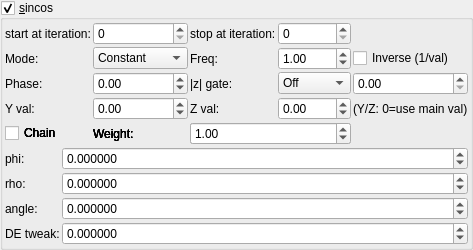
    <widget class="MyGroupBox" name="groupCheck_transf_function_enabledC_false">
     <property name="title">
      <string>&amp;sincos</string>
     </property>
     <property name="checkable">
      <bool>true</bool>
     </property>
     <layout class="QVBoxLayout" name="verticalLayout_10" stretch="0,0">
      <property name="spacing">
       <number>2</number>
      </property>
      <property name="leftMargin">
       <number>2</number>
      </property>
      <property name="topMargin">
       <number>2</number>
      </property>
      <property name="rightMargin">
       <number>2</number>
      </property>
      <property name="bottomMargin">
       <number>2</number>
      </property>
      <item>
       <layout class="QGridLayout" name="gridLayout_65">
        <property name="spacing">
         <number>2</number>
        </property>
        <item row="0" column="0">
         <widget class="QLabel" name="label_250">
          <property name="text">
           <string>start at iteration:</string>
          </property>
         </widget>
        </item>
        <item row="0" column="1">
         <widget class="MySpinBox" name="spinboxInt_transf_start_iterations_C">
          <property name="sizePolicy">
           <sizepolicy hsizetype="Minimum" vsizetype="Maximum">
            <horstretch>0</horstretch>
            <verstretch>0</verstretch>
           </sizepolicy>
          </property>
          <property name="maximum">
           <number>999</number>
          </property>
         </widget>
        </item>
        <item row="0" column="2">
         <widget class="QLabel" name="label_251">
          <property name="text">
           <string>stop at iteration:</string>
          </property>
         </widget>
        </item>
        <item row="0" column="3">
         <widget class="MySpinBox" name="spinboxInt_transf_stop_iterations_C1">
          <property name="sizePolicy">
           <sizepolicy hsizetype="Minimum" vsizetype="Maximum">
            <horstretch>0</horstretch>
            <verstretch>0</verstretch>
           </sizepolicy>
          </property>
          <property name="maximum">
           <number>999</number>
          </property>
         </widget>
        </item>
      <item row="1" column="0">
       <widget class="QLabel"><property name="text"><string>Mode:</string></property></widget>
      </item>
      <item row="1" column="1">
       <widget class="MyComboBox" name="comboBox_transf_multiplier_value_mode_2">
        <item><property name="text"><string notr="true">Constant</string></property></item>
        <item><property name="text"><string notr="true">Sine</string></property></item>
        <item><property name="text"><string notr="true">Ramp</string></property></item>
        <item><property name="text"><string notr="true">Exponential</string></property></item>
        <item><property name="text"><string notr="true">Triangle</string></property></item>
        <item><property name="text"><string notr="true">Square</string></property></item>
        <item><property name="text"><string notr="true">Smoothstep</string></property></item>
        <item><property name="text"><string notr="true">Noise</string></property></item>
        <item><property name="text"><string notr="true">Ping-pong</string></property></item>
        <item><property name="text"><string notr="true">Stepped</string></property></item>
       </widget>
      </item>
      <item row="1" column="2">
       <widget class="QLabel"><property name="text"><string>Freq:</string></property></widget>
      </item>
      <item row="1" column="3">
       <widget class="MyDoubleSpinBox" name="spinbox_transf_multiplier_frequency_2">
        <property name="minimum"><double>0.01</double></property><property name="maximum"><double>100.0</double></property>
        <property name="singleStep"><double>0.1</double></property><property name="value"><double>1.0</double></property>
       </widget>
      </item>
      <item row="1" column="4" colspan="2">
       <widget class="MyCheckBox" name="checkBox_transf_multiplier_inverse_2">
        <property name="text"><string>Inverse (1/val)</string></property>
       </widget>
      </item>
      <item row="2" column="0">
       <widget class="QLabel"><property name="text"><string>Phase:</string></property></widget>
      </item>
      <item row="2" column="1">
       <widget class="MyDoubleSpinBox" name="spinbox_transf_multiplier_phase_2">
        <property name="minimum"><double>-10.0</double></property><property name="maximum"><double>10.0</double></property>
        <property name="singleStep"><double>0.1</double></property><property name="value"><double>0.0</double></property>
       </widget>
      </item>
      <item row="2" column="2">
       <widget class="QLabel"><property name="text"><string>|z| gate:</string></property></widget>
      </item>
      <item row="2" column="3">
       <widget class="MyComboBox" name="comboBox_transf_multiplier_threshold_mode_2">
        <item><property name="text"><string notr="true">Off</string></property></item>
        <item><property name="text"><string notr="true">&gt; thresh</string></property></item>
        <item><property name="text"><string notr="true">&lt; thresh</string></property></item>
       </widget>
      </item>
      <item row="2" column="4" colspan="2">
       <widget class="MyDoubleSpinBox" name="spinbox_transf_multiplier_threshold_2">
        <property name="minimum"><double>0.0</double></property><property name="maximum"><double>1000.0</double></property>
        <property name="singleStep"><double>0.1</double></property><property name="value"><double>0.0</double></property>
       </widget>
      </item>
      <item row="3" column="0">
       <widget class="QLabel"><property name="text"><string>Y val:</string></property></widget>
      </item>
      <item row="3" column="1">
       <widget class="MyDoubleSpinBox" name="spinbox_transf_multiplier_scale_y_2">
        <property name="minimum"><double>-100.0</double></property><property name="maximum"><double>100.0</double></property>
        <property name="singleStep"><double>0.01</double></property><property name="value"><double>0.0</double></property>
       </widget>
      </item>
      <item row="3" column="2">
       <widget class="QLabel"><property name="text"><string>Z val:</string></property></widget>
      </item>
      <item row="3" column="3">
       <widget class="MyDoubleSpinBox" name="spinbox_transf_multiplier_scale_z_2">
        <property name="minimum"><double>-100.0</double></property><property name="maximum"><double>100.0</double></property>
        <property name="singleStep"><double>0.01</double></property><property name="value"><double>0.0</double></property>
       </widget>
      </item>
      <item row="3" column="4" colspan="2">
       <widget class="QLabel"><property name="text"><string notr="true">(Y/Z: 0=use main val)</string></property></widget>
      </item>
      <item row="4" column="0">
       <widget class="MyCheckBox" name="checkBox_transf_multiplier_chain_5">
        <property name="text"><string>Chain</string></property>
       </widget>
      </item>
      <item row="4" column="1">
       <widget class="QLabel"><property name="text"><string>Weight:</string></property></widget>
      </item>
      <item row="4" column="2" colspan="2">
       <widget class="MyDoubleSpinBox" name="spinbox_transf_multiplier_weight_5">
        <property name="minimum"><double>0.0</double></property><property name="maximum"><double>10.0</double></property>
        <property name="singleStep"><double>0.1</double></property><property name="value"><double>1.0</double></property>
       </widget>
      </item>
      <item row="4" column="0">
       <widget class="MyCheckBox" name="checkBox_transf_multiplier_chain_4">
        <property name="text"><string>Chain</string></property>
       </widget>
      </item>
      <item row="4" column="1">
       <widget class="QLabel"><property name="text"><string>Weight:</string></property></widget>
      </item>
      <item row="4" column="2" colspan="2">
       <widget class="MyDoubleSpinBox" name="spinbox_transf_multiplier_weight_4">
        <property name="minimum"><double>0.0</double></property><property name="maximum"><double>10.0</double></property>
        <property name="singleStep"><double>0.1</double></property><property name="value"><double>1.0</double></property>
       </widget>
      </item>
      <item row="4" column="0">
       <widget class="MyCheckBox" name="checkBox_transf_multiplier_chain_3">
        <property name="text"><string>Chain</string></property>
       </widget>
      </item>
      <item row="4" column="1">
       <widget class="QLabel"><property name="text"><string>Weight:</string></property></widget>
      </item>
      <item row="4" column="2" colspan="2">
       <widget class="MyDoubleSpinBox" name="spinbox_transf_multiplier_weight_3">
        <property name="minimum"><double>0.0</double></property><property name="maximum"><double>10.0</double></property>
        <property name="singleStep"><double>0.1</double></property><property name="value"><double>1.0</double></property>
       </widget>
      </item>
      <item row="4" column="0">
       <widget class="MyCheckBox" name="checkBox_transf_multiplier_chain_2">
        <property name="text"><string>Chain</string></property>
       </widget>
      </item>
      <item row="4" column="1">
       <widget class="QLabel"><property name="text"><string>Weight:</string></property></widget>
      </item>
      <item row="4" column="2" colspan="2">
       <widget class="MyDoubleSpinBox" name="spinbox_transf_multiplier_weight_2">
        <property name="minimum"><double>0.0</double></property><property name="maximum"><double>10.0</double></property>
        <property name="singleStep"><double>0.1</double></property><property name="value"><double>1.0</double></property>
       </widget>
      </item>
      <item row="4" column="0">
       <widget class="MyCheckBox" name="checkBox_transf_multiplier_chain_1">
        <property name="text"><string>Chain</string></property>
       </widget>
      </item>
      <item row="4" column="1">
       <widget class="QLabel"><property name="text"><string>Weight:</string></property></widget>
      </item>
      <item row="4" column="2" colspan="2">
       <widget class="MyDoubleSpinBox" name="spinbox_transf_multiplier_weight_1">
        <property name="minimum"><double>0.0</double></property><property name="maximum"><double>10.0</double></property>
        <property name="singleStep"><double>0.1</double></property><property name="value"><double>1.0</double></property>
       </widget>
      </item>
       </layout>
      </item>
      <item>
       <layout class="QGridLayout" name="gridLayout_50" columnstretch="0,1">
        <property name="spacing">
         <number>2</number>
        </property>
        <item row="1" column="0">
         <widget class="QLabel" name="label_40">
          <property name="text">
           <string notr="true">rho:</string>
          </property>
         </widget>
        </item>
        <item row="0" column="1">
         <widget class="MyDoubleSpinBox" name="spinbox_transf_scaleA_0">
          <property name="sizePolicy">
           <sizepolicy hsizetype="Minimum" vsizetype="Maximum">
            <horstretch>0</horstretch>
            <verstretch>0</verstretch>
           </sizepolicy>
          </property>
          <property name="prefix">
           <string/>
          </property>
          <property name="suffix">
           <string/>
          </property>
          <property name="decimals">
           <number>6</number>
          </property>
          <property name="minimum">
           <double>-99.989999999999995</double>
          </property>
          <property name="maximum">
           <double>99.989999999999995</double>
          </property>
          <property name="singleStep">
           <double>0.100000000000000</double>
          </property>
         </widget>
        </item>
        <item row="2" column="0">
         <widget class="QLabel" name="label_38">
          <property name="text">
           <string notr="true">angle:</string>
          </property>
         </widget>
        </item>
        <item row="1" column="1">
         <widget class="MyDoubleSpinBox" name="spinbox_transf_scaleB_0">
          <property name="sizePolicy">
           <sizepolicy hsizetype="Minimum" vsizetype="Maximum">
            <horstretch>0</horstretch>
            <verstretch>0</verstretch>
           </sizepolicy>
          </property>
          <property name="prefix">
           <string/>
          </property>
          <property name="suffix">
           <string/>
          </property>
          <property name="decimals">
           <number>6</number>
          </property>
          <property name="minimum">
           <double>-99.989999999999995</double>
          </property>
          <property name="maximum">
           <double>99.989999999999995</double>
          </property>
          <property name="singleStep">
           <double>0.100000000000000</double>
          </property>
         </widget>
        </item>
        <item row="2" column="1">
         <widget class="MyDoubleSpinBox" name="spinboxd_transf_angle_deg_A">
          <property name="sizePolicy">
           <sizepolicy hsizetype="Minimum" vsizetype="Maximum">
            <horstretch>0</horstretch>
            <verstretch>0</verstretch>
           </sizepolicy>
          </property>
          <property name="prefix">
           <string/>
          </property>
          <property name="suffix">
           <string/>
          </property>
          <property name="decimals">
           <number>6</number>
          </property>
          <property name="minimum">
           <double>-36000.000000000000000</double>
          </property>
          <property name="maximum">
           <double>36000.000000000000000</double>
          </property>
          <property name="singleStep">
           <double>1.000000000000000</double>
          </property>
         </widget>
        </item>
        <item row="0" column="0">
         <widget class="QLabel" name="label_41">
          <property name="text">
           <string notr="true">phi:</string>
          </property>
         </widget>
        </item>
        <item row="3" column="1">
         <widget class="MyDoubleSpinBox" name="spinbox_analyticDE_offset_1">
          <property name="sizePolicy">
           <sizepolicy hsizetype="Minimum" vsizetype="Maximum">
            <horstretch>0</horstretch>
            <verstretch>0</verstretch>
           </sizepolicy>
          </property>
          <property name="prefix">
           <string/>
          </property>
          <property name="suffix">
           <string/>
          </property>
          <property name="decimals">
           <number>6</number>
          </property>
          <property name="minimum">
           <double>-99.989999999999995</double>
          </property>
          <property name="maximum">
           <double>99.989999999999995</double>
          </property>
          <property name="singleStep">
           <double>0.100000000000000</double>
          </property>
         </widget>
        </item>
        <item row="3" column="0">
         <widget class="QLabel" name="label_260">
          <property name="text">
           <string>DE tweak:</string>
          </property>
         </widget>
        </item>
       </layout>
      </item>
     </layout>
    </widget>
